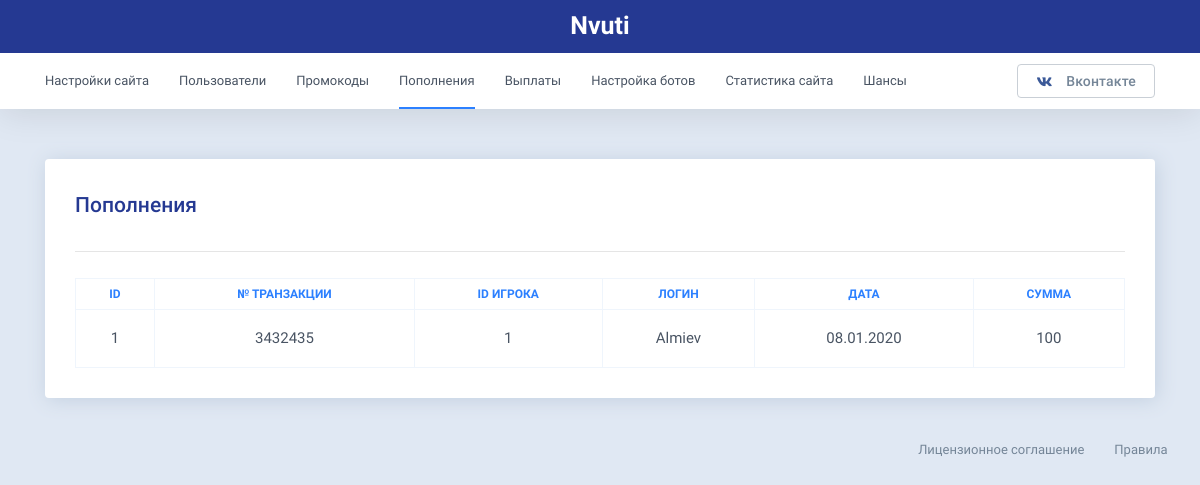
The page /admin/deps.php (signed in) on the database its author committed.
### tables this page shows
CREATE TABLE `kot_config` (
  `id` int(11) NOT NULL,
  `sitename` varchar(50) NOT NULL DEFAULT 'KotDev',
  `sitedomen` varchar(50) NOT NULL,
  `sitegroup` varchar(50) NOT NULL,
  `sitesupport` varchar(150) NOT NULL,
  `sitekey` varchar(150) NOT NULL,
  `sitemail` varchar(50) NOT NULL,
  `min_bonus_size` varchar(50) NOT NULL DEFAULT '1',
  `max_bonus_size` varchar(50) NOT NULL DEFAULT '10',
  `min_withdraw_sum` varchar(50) NOT NULL DEFAULT '50',
  `bonus_reg` varchar(50) NOT NULL DEFAULT '5',
  `fk_id` varchar(50) NOT NULL,
  `fk_secret_1` varchar(50) NOT NULL,
  `fk_secret_2` varchar(50) NOT NULL,
  `dep_withdraw` varchar(50) NOT NULL DEFAULT '0',
  `min_bet` varchar(50) NOT NULL DEFAULT '1',
  `max_bet` varchar(50) NOT NULL DEFAULT '1000',
  `min_per` varchar(50) NOT NULL DEFAULT '1',
  `max_per` varchar(50) NOT NULL DEFAULT '95',
  `fake_online` varchar(50) NOT NULL DEFAULT '0',
  `fake_interval` varchar(50) NOT NULL DEFAULT '0',
  `min_sum_dep` varchar(50) NOT NULL DEFAULT '1',
  `c1` varchar(5) NOT NULL,
  `c510` varchar(5) NOT NULL,
  `c1015` varchar(5) NOT NULL,
  `c1520` varchar(5) NOT NULL,
  `c2025` varchar(5) NOT NULL,
  `c3035` varchar(5) NOT NULL,
  `c3540` varchar(5) NOT NULL,
  `c4045` varchar(5) NOT NULL
);

CREATE TABLE `kot_payments` (
  `id` int(11) NOT NULL,
  `user_id` varchar(50) NOT NULL,
  `suma` varchar(50) NOT NULL,
  `data` varchar(50) NOT NULL,
  `qiwi` varchar(50) NOT NULL,
  `transaction` varchar(50) NOT NULL
);

CREATE TABLE `kot_user` (
  `id` int(11) NOT NULL,
  `login` varchar(50) NOT NULL,
  `vk_name` varchar(50) NOT NULL,
  `pass` varchar(50) NOT NULL,
  `balance` varchar(50) NOT NULL,
  `img` varchar(250) NOT NULL,
  `hash` varchar(50) NOT NULL,
  `social` varchar(150) NOT NULL,
  `bdate` varchar(50) NOT NULL,
  `online` varchar(1) NOT NULL DEFAULT '1',
  `admin` varchar(1) NOT NULL DEFAULT '0',
  `ban` varchar(1) NOT NULL DEFAULT '0',
  `sliv` varchar(1) NOT NULL DEFAULT '0',
  `win` varchar(1) NOT NULL DEFAULT '0',
  `ref_id` varchar(11) NOT NULL DEFAULT '0',
  `ip` varchar(50) NOT NULL,
  `date_reg` varchar(50) NOT NULL,
  `online_time` varchar(50) NOT NULL
);

### inc/site_config.php (called while the page is built, shortened)
<?php
$sql_select1 = "SELECT * FROM kot_config";
$result1 = mysql_query($sql_select1);
$row = mysql_fetch_array($result1);
if($row)
{
$sitename = $row['sitename']; ;
$group = $row['sitegroup'];
}
?>

### admin/deps.php (the view, shortened to what this page needs)
<?php
require("../inc/site_config.php");
$sid = $_SESSION['hash'];
$admin_check = "SELECT * FROM kot_user WHERE hash = '$sid'";
$result_admin = mysql_query($admin_check);
$row = mysql_fetch_array($result_admin);
if($row)
{
$last_check = $row['admin'];
}
$sql_select5 = "SELECT * FROM kot_payments ORDER BY id + 0 DESC";
$result5 = mysql_query($sql_select5);
if($last_check == 1) {
?>
<!DOCTYPE html>
<html lang="ru" class="js">
<head>
<link rel="stylesheet" href="../css/fa.css">
<link rel="stylesheet" href="../css/ti.css">
<link rel="stylesheet" href="../css/vendor.bundle.css">
<link rel="stylesheet" href="../css/loader-0.css">
<link rel="stylesheet" href="../css/style.css?v=1575178639" id="layoutstyle">
<link rel="stylesheet" href="../css/datatables.min.css">
</head>
<body class="page-user no-touch">
    <div class="topbar-wrap" style="padding-top: 0px;">
        <div class="topbar is-sticky">
            <div class="container">
                <div>
                    <center class="desktop-nav" style="font-weight: 600;padding: 5px;color: #fff;font-size: 25px;"><?=$sitename?></center>
                </div>
            </div>
        </div>
        <div class="navbar">
            <div class="container">
                <div class="navbar-innr">
                    <ul class="navbar-menu des">
                        <li ><a href="/admin">Настройки сайта</a></li>
                        <li ><a href="/admin/users">Пользователи</a></li>
                        <li ><a href="/admin/promo">Промокоды</a></li>
                        <li class='active'><a href="/admin/deps">Пополнения</a></li>
                        <li ><a href="/admin/withdraws">Выплаты</a></li>
                      <li><a href="/admin/bot">Настройка ботов</a></li>
                        <li ><a href="/admin/stat">Статистика сайта</a></li>
                       <li ><a href="/admin/percent">Шансы</a></li>
                    </ul>
                    <ul class="navbar-btns">
                        <li><a href="<?=$group?>" target="_blank" class="btn btn-sm btn-outline btn-light"><em style="color: #3b5998;" class="fab fa-vk"></em><span>Вконтакте</span></a></li>
                    </ul>
                </div>
            </div>
        </div>
    </div>
    <div class="page-content">
      <div class="container">
       <div class="card content-area">
	<div class="card-innr">
		<div class="card-head">
			<h4 class="card-title card-title-lg mob-t" style='float:left; padding-top:8px;'>Пополнения</h4>
                      <br><br>
            <hr>
		</div>
                     <div class="card-text">
                      <center>
<table id="promo-tbl" class="table-responsive-sm table table-striped- table-bordered table-hover table-checkable" style="width:100%">
				<thead>
					<tr>
						<th class="tbl-name">ID</th>
                        <th class="tbl-name">№ Транзакции</th>
                        <th class="tbl-name">ID игрока</th>
                        <th class="tbl-name">Логин</th>
                        <th class="tbl-name">Дата</th>
						<th class="tbl-name">Сумма</th>
					</tr>
				</thead>
                      <tbody>
                      <?php
while($row = mysql_fetch_array($result5)) {
$id = $row['id'];
$date = $row['data'];
$sum = $row['suma'];
$user = $row['user_id'];
$transaction = $row['transaction'];
$sql_select11 = "SELECT * FROM kot_user WHERE id = '$user'";
$result11 = mysql_query($sql_select11);
$row = mysql_fetch_array($result11);
if($row)
{
$log = $row['login'];
}
echo "<tr role='row' class='odd'>
<td class='sorting_1' tabindex='0'>$id</td>
<td class='sorting_1' tabindex='0'>$transaction</td>
<td class='sorting_1' tabindex='0'>$user</td>
<td class='sorting_1' tabindex='0'>$log</td>
<td class='sorting_1' tabindex='0'>$date</td>
<td class='sorting_1' tabindex='0'>$sum</td>
</tr>";
}
  ?>
                      </tbody>
			</table>
                      </center>
</div>
</div>
   </div>
</div>
<div class="footer-bar">
  <div class="container">
   <div class="row align-items-center justify-content-center">
    <div class="col-md-8">
</div>
<div class="col-md-12 mt-12 mt-sm-12">
 <div class="d-flex justify-content-between justify-content-md-end align-items-center guttar-25px pdt-0-5x pdb-0-5x">
   <ul class="footer-links">
    <li><a href="#" data-toggle="modal" data-target="#modalRules">Лицензионное соглашение</a></li>
    <li><a href="#" data-toggle="modal" data-target="#modalNoAzart">Правила</a></li>
</ul>
</div>
</div>
</div>
</div>
</div>
</div>
</body>
</html>
<?php } else { header('Location: ../error404'); } ?>

### css/fa.css (style rules this page uses)
.fa-vk:before { content:"\f189" }

### admin/deps.php (style rules this page uses)
.sorting_1 { text-align:center; width:auto; }
.tbl-name { text-align:center; }
ul.footer-links li { display: inline; }

### rows shown on the page
kot_config: sitename "Nvuti"
kot_payments: id "1", transaction "3432435", user "1", user.login "Almiev", data "08.01.2020", suma "100"
